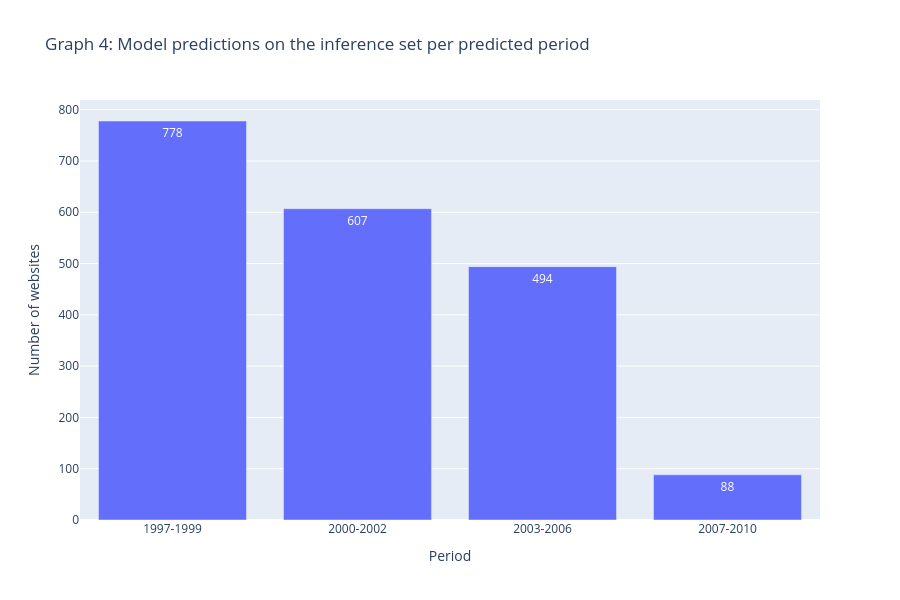

Notebook cell for this chart:
### Markdown cell above
### 3.2 Inference predictions

### Code cell
inference_df = pd.read_json('../output/inference_annotated.jsonl', lines=True)

counts_inf = inference_df['predicted_period'].value_counts().reset_index()
counts_inf.columns = ['predicted_period', 'count']

# Format the buckets
counts_inf['predicted_period'] = counts_inf['predicted_period'].astype(str).replace({
    '19971999': '1997-1999',
    '20002002': '2000-2002',
    '20032006': '2003-2006',
    '20072010': '2007-2010',
    'post_2010': 'Post 2010'
})

# Sort chronologicaly
counts_inf = counts_inf.sort_values(by='predicted_period')


fig4 = px.bar(counts_inf, 
              x='predicted_period', 
              y='count', 
              title="Graph 4: Model predictions on the inference set per predicted period",
              labels={'predicted_period': 'Period', 'count': 'Number of websites'},
              text_auto=True,
              height=600)

fig4.show()

### Figure 1 — Plotly figure (JSON) as saved in the notebook; plotly's stock layout.template omitted (floating-point values rounded to 4 significant figures)
{"data": [{"hovertemplate": "Period=%{x}<br>Number of websites=%{y}<extra></extra>", "legendgroup": "", "marker": {"color": "#636efa", "pattern": {"shape": ""}}, "name": "", "orientation": "v", "showlegend": false, "textposition": "auto", "texttemplate": "%{y}", "type": "bar", "x": ["1997-1999", "2000-2002", "2003-2006", "2007-2010"], "xaxis": "x", "y": [778, 607, 494, 88], "yaxis": "y"}], "layout": {"barmode": "relative", "height": 600, "legend": {"tracegroupgap": 0}, "title": {"text": "Graph 4: Model predictions on the inference set per predicted period"}, "xaxis": {"anchor": "y", "domain": [0, 1], "title": {"text": "Period"}}, "yaxis": {"anchor": "x", "domain": [0, 1], "title": {"text": "Number of websites"}}}}
